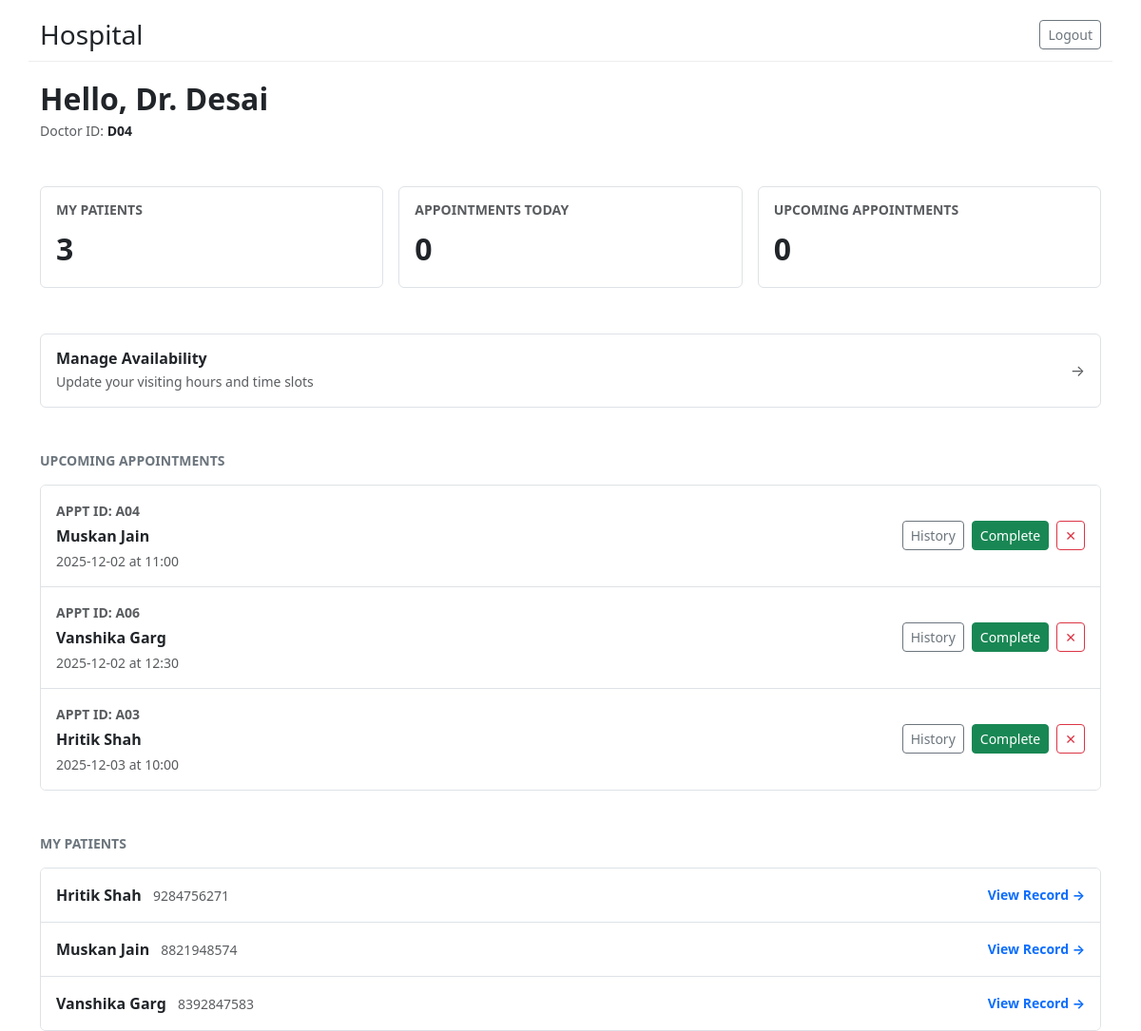
/doctor/dashboard (signed in), run on the app's committed database.
### tables this page shows
CREATE TABLE doctors (
        id INTEGER PRIMARY KEY AUTOINCREMENT,
        user_id INTEGER UNIQUE NOT NULL,
        department_id INTEGER,
        experience TEXT,
        FOREIGN KEY(user_id) REFERENCES users(id),
        FOREIGN KEY(department_id) REFERENCES departments(id)
    );

CREATE TABLE appointments (
      id INTEGER PRIMARY KEY AUTOINCREMENT,
      patient_id INTEGER NOT NULL,
      doctor_id INTEGER NOT NULL,
      date TEXT NOT NULL,
      time TEXT NOT NULL,
      end_time TEXT,
      status TEXT NOT NULL DEFAULT 'Booked' CHECK(status IN ('Booked','Completed','Cancelled')),
      created_at TEXT NOT NULL,
      FOREIGN KEY(patient_id) REFERENCES patients(id),
      FOREIGN KEY(doctor_id) REFERENCES doctors(id)
    );

CREATE TABLE users (
      id INTEGER PRIMARY KEY AUTOINCREMENT,
      username TEXT UNIQUE NOT NULL,
      password_hash TEXT NOT NULL,
      role TEXT NOT NULL CHECK(role IN ('admin','doctor','patient')),
      full_name TEXT, email TEXT, phone TEXT, is_active INTEGER DEFAULT 1
    );

CREATE TABLE patients (
      id INTEGER PRIMARY KEY AUTOINCREMENT,
      user_id INTEGER UNIQUE NOT NULL,
      address TEXT, blood_group TEXT, emergency_contact TEXT, age INTEGER,
      FOREIGN KEY(user_id) REFERENCES users(id)
    );

### app.py (the view)
@app.route("/doctor/dashboard")
@login_required(role="doctor")
def doctor_dashboard():
    db = get_db()
    user_id = session["user_id"]
    doctor = db.execute("SELECT * FROM doctors WHERE user_id = ?", (user_id,)).fetchone()
    if not doctor:
        flash("Doctor profile not found.", "danger")
        return redirect(url_for("logout"))
    total_patients = db.execute("""
        SELECT COUNT(DISTINCT patient_id) c FROM appointments WHERE doctor_id = ?
    """, (doctor["id"],)).fetchone()["c"]
    active_count = db.execute("""
        SELECT COUNT(*) c FROM appointments
        WHERE doctor_id = ? AND datetime(date||' '||time) >= datetime('now') AND status='Booked'
    """, (doctor["id"],)).fetchone()["c"]
    today_count = db.execute("""
        SELECT COUNT(*) c FROM appointments
        WHERE doctor_id = ? AND date = ? AND status='Booked'
    """, (doctor["id"], date.today().isoformat())).fetchone()["c"]
    active_appts = db.execute("""
        SELECT a.id, a.date, a.time, a.end_time, a.status,
               p.id AS patient_id, u.full_name AS patient_name, u.phone AS patient_phone
        FROM appointments a
        JOIN patients p ON a.patient_id = p.id
        JOIN users u ON p.user_id = u.id
        WHERE a.doctor_id = ? AND a.status = 'Booked'
        ORDER BY a.date ASC, a.time ASC
    """, (doctor["id"],)).fetchall()
    patients = db.execute("""
        SELECT DISTINCT p.id AS patient_id, u.full_name, u.phone, u.email
        FROM appointments a
        JOIN patients p ON a.patient_id = p.id
        JOIN users u ON p.user_id = u.id
        WHERE a.doctor_id = ?
        ORDER BY u.full_name
    """, (doctor["id"],)).fetchall()
    return render_template("doctor_dashboard.html",
                           active_appts=active_appts,
                           patients=patients,
                           total_patients=total_patients,
                           active_count=active_count,
                           today_count=today_count,
                           doctor=doctor) # Pass doctor object for ID display

### app.py (called while the page is built, shortened)
def get_db():
    if "db" not in g:
        g.db = sqlite3.connect(DB_PATH, detect_types=sqlite3.PARSE_DECLTYPES)
        g.db.row_factory = sqlite3.Row
    return g.db

def login_required(role=None):
    from functools import wraps
    def decorator(f):
        @wraps(f)
        def wrapped(*args, **kwargs):
            if "user_id" not in session:
                return redirect(url_for("login"))
            return f(*args, **kwargs)
        return wrapped
    return decorator

### templates/doctor_dashboard.html
{% extends "base.html" %}
{% block content %}
<div class="mb-5">
  <h2 class="fw-bold mb-1">Hello, Dr. {{ session.get('full_name').split()[2] }}</h2>
  <div class="text-muted small">
      Doctor ID: <span class="fw-bold text-dark">D{{ "%02d" | format(doctor.id) }}</span>
  </div>
</div>
<div class="row g-3 mb-5">
  <div class="col-md-4">
    <div class="border rounded p-3 bg-white h-100 d-flex flex-column justify-content-between">
      <h6 class="text-uppercase text-muted fw-bold small mb-2">My Patients</h6>
      <div class="fs-2 fw-bold text-dark">{{ total_patients }}</div>
    </div>
  </div>
  <div class="col-md-4">
    <div class="border rounded p-3 bg-white h-100 d-flex flex-column justify-content-between">
      <h6 class="text-uppercase text-muted fw-bold small mb-2">Appointments Today</h6>
      <div class="fs-2 fw-bold text-dark">{{ today_count }}</div>
    </div>
  </div>
  <div class="col-md-4">
    <div class="border rounded p-3 bg-white h-100 d-flex flex-column justify-content-between">
      <h6 class="text-uppercase text-muted fw-bold small mb-2">Upcoming Appointments</h6>
      <div class="fs-2 fw-bold text-dark">{{ active_count }}</div>
    </div>
  </div>
</div>
<div class="mb-5">
  <a href="{{ url_for('doctor_availability') }}" class="d-block text-decoration-none bg-white border rounded p-3 d-flex justify-content-between align-items-center">
    <div>
      <h6 class="fw-bold text-dark mb-1">Manage Availability</h6>
      <div class="small text-muted">Update your visiting hours and time slots</div>
    </div>
    <div class="text-muted">&rarr;</div>
  </a>
</div>
<div class="d-flex justify-content-between align-items-center mb-3">
  <h6 class="fw-bold text-uppercase text-secondary small mb-0">Upcoming Appointments</h6>
</div>
<div class="border rounded overflow-hidden mb-5">
  <div class="list-group list-group-flush">
    {% if active_appts %}
      {% for a in active_appts %}
        <div class="list-group-item p-3 d-flex justify-content-between align-items-center">
          <div>
            <div class="small text-muted mb-1 fw-bold">APPT ID: A{{ "%02d" | format(a.id) }}</div>
            <div class="fw-bold text-dark mb-1">{{ a.patient_name }}</div>
            <div class="small text-muted">{{ a.date }} at {{ a.time }}</div>
          </div>
          <div class="d-flex gap-2">
             <a class="btn btn-sm btn-outline-secondary" href="{{ url_for('doctor_view_patient_history', patient_id=a.patient_id) }}">History</a>
             <a class="btn btn-sm btn-success" href="{{ url_for('doctor_complete_appointment', appointment_id=a.id) }}">Complete</a>
             <form method="post" action="{{ url_for('doctor_cancel_appointment', appointment_id=a.id) }}" onsubmit="return confirm('Cancel?');">
                <button class="btn btn-sm btn-outline-danger">✕</button>
             </form>
          </div>
        </div>
      {% endfor %}
    {% else %}
      <div class="p-4 text-center text-muted small">No active appointments.</div>
    {% endif %}
  </div>
</div>
<div class="d-flex justify-content-between align-items-center mb-3">
  <h6 class="fw-bold text-uppercase text-secondary small mb-0">My Patients</h6>
</div>
<div class="border rounded overflow-hidden">
  <div class="list-group list-group-flush">
    {% if patients %}
      {% for p in patients %}
        <a href="{{ url_for('doctor_view_patient_history', patient_id=p.patient_id) }}" class="list-group-item list-group-item-action p-3 d-flex justify-content-between align-items-center">
          <div>
            <span class="fw-bold text-dark">{{ p.full_name }}</span>
            <span class="text-muted small ms-2">{{ p.phone or '' }}</span>
          </div>
          <small class="text-primary fw-bold">View Record &rarr;</small>
        </a>
      {% endfor %}
    {% else %}
      <div class="p-4 text-center text-muted small">No patients assigned yet.</div>
    {% endif %}
  </div>
</div>
{% endblock %}

### templates/base.html (style rules this page uses)
body { padding-top: 20px; }

### data on the page
doctors: id "04"
appointments: id "04", patient_name "Muskan Jain", date "2025-12-02", time "11:00"
appointments: id "06", patient_name "Vanshika Garg", date "2025-12-02", time "12:30"
appointments: id "03", patient_name "Hritik Shah", date "2025-12-03", time "10:00"
patients: full_name "Hritik Shah", phone "9284756271"
patients: full_name "Muskan Jain", phone "8821948574"
patients: full_name "Vanshika Garg", phone "8392847583"

### other printed values
{{ session.get('full_name').split()[2] }} "Desai"
{{ total_patients }} "3"
{{ today_count }} "0"
{{ active_count }} "0"
